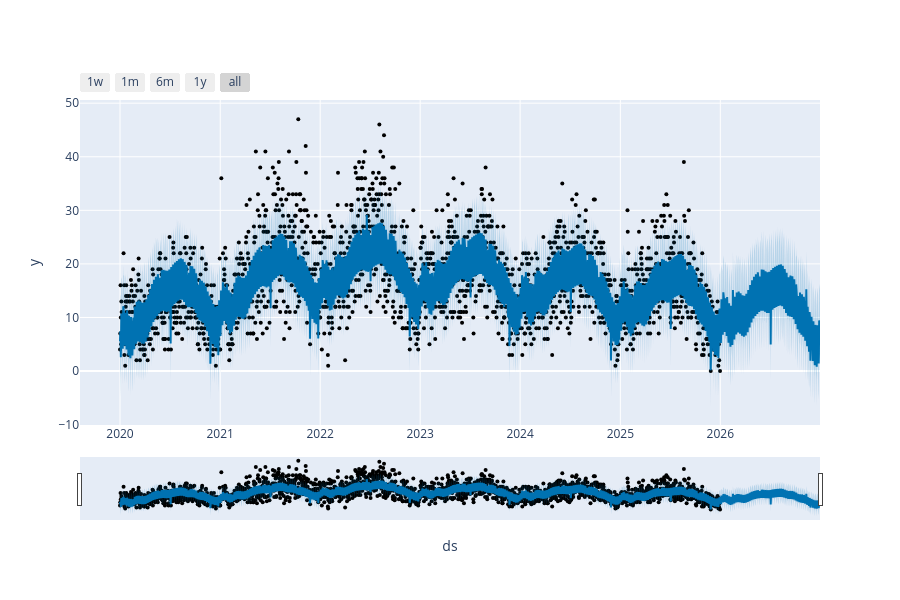
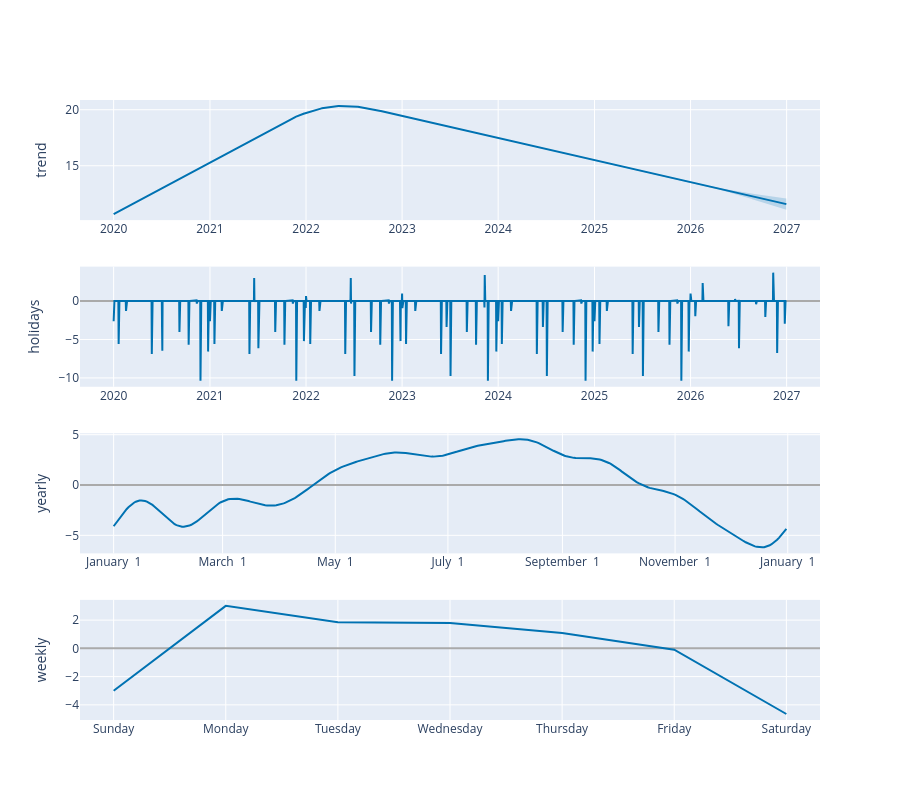

Notebook code cell kept with these figures, in order:
### Markdown cell above
## Fit using the Tuned Parameters

### Code cell
best_params = {'changepoint_prior_scale': 0.01, 'seasonality_prior_scale': 10}

m = Prophet(holidays=holidays,
            changepoint_prior_scale = best_params['changepoint_prior_scale'],
            seasonality_prior_scale = best_params['seasonality_prior_scale'],
            weekly_seasonality = True,
            seasonality_mode = 'additive')
m.add_country_holidays(country_name='US')
m.fit(df)
future = m.make_future_dataframe(periods=365)
forecast = m.predict(future)

# fig, ax = plt.subplots(figsize=(20, 6))  # make it wide
# m.plot(forecast, ax=ax)
# a = add_changepoints_to_plot(fig.gca(), m, forecast)

from prophet.plot import plot_plotly, plot_components_plotly

fig1 = plot_plotly(m, forecast)
fig1.show()

fig2 = plot_components_plotly(m, forecast)
fig2.show()

### Figure 1 — Plotly figure (JSON) as saved in the notebook; plotly's stock layout.template omitted (floating-point values rounded to 4 significant figures; data arrays with more than 128 entries replaced by an {"elided": "..."} marker saying what was removed)
{"data": [{"marker": {"color": "black", "size": 4}, "mode": "markers", "name": "Actual", "type": "scatter", "x": {"elided": "2192 str values"}, "y": {"elided": "2192 int values"}}, {"hoverinfo": "skip", "line": {"width": 0}, "mode": "lines", "type": "scatter", "x": {"elided": "2557 str values"}, "y": {"elided": "2557 float values"}}, {"fill": "tonexty", "fillcolor": "rgba(0, 114, 178, 0.2)", "line": {"color": "#0072B2", "width": 2}, "mode": "lines", "name": "Predicted", "type": "scatter", "x": {"elided": "2557 str values"}, "y": {"elided": "2557 float values"}}, {"fill": "tonexty", "fillcolor": "rgba(0, 114, 178, 0.2)", "hoverinfo": "skip", "line": {"width": 0}, "mode": "lines", "type": "scatter", "x": {"elided": "2557 str values"}, "y": {"elided": "2557 float values"}}], "layout": {"height": 600, "showlegend": false, "width": 900, "xaxis": {"rangeselector": {"buttons": [{"count": 7, "label": "1w", "step": "day", "stepmode": "backward"}, {"count": 1, "label": "1m", "step": "month", "stepmode": "backward"}, {"count": 6, "label": "6m", "step": "month", "stepmode": "backward"}, {"count": 1, "label": "1y", "step": "year", "stepmode": "backward"}, {"step": "all"}]}, "rangeslider": {"visible": true}, "title": {"text": "ds"}, "type": "date"}, "yaxis": {"title": {"text": "y"}}}}

### Figure 2 — Plotly figure (JSON) as saved in the notebook; plotly's stock layout.template omitted (floating-point values rounded to 4 significant figures; data arrays with more than 128 entries replaced by an {"elided": "..."} marker saying what was removed)
{"data": [{"line": {"color": "#0072B2", "width": 2}, "mode": "lines", "name": "trend", "type": "scatter", "x": {"elided": "2557 str values"}, "xaxis": "x", "y": {"elided": "2557 float values"}, "yaxis": "y"}, {"line": {"color": "rgba(0, 114, 178, 0.2)", "width": 0}, "mode": "lines", "name": "trend_upper", "type": "scatter", "x": {"elided": "2557 str values"}, "xaxis": "x", "y": {"elided": "2557 float values"}, "yaxis": "y"}, {"fill": "tonexty", "fillcolor": "rgba(0, 114, 178, 0.2)", "line": {"color": "rgba(0, 114, 178, 0.2)", "width": 0}, "mode": "lines", "name": "trend_lower", "type": "scatter", "x": {"elided": "2557 str values"}, "xaxis": "x", "y": {"elided": "2557 float values"}, "yaxis": "y"}, {"line": {"color": "#0072B2", "width": 2}, "mode": "lines", "name": "holidays", "text": {"elided": "2557 str values"}, "type": "scatter", "x": {"elided": "2557 str values"}, "xaxis": "x2", "y": {"elided": "2557 float values"}, "yaxis": "y2"}, {"line": {"color": "#0072B2", "width": 2}, "mode": "lines", "name": "yearly", "type": "scatter", "x": {"elided": "365 str values"}, "xaxis": "x3", "y": {"elided": "365 float values"}, "yaxis": "y3"}, {"line": {"color": "#0072B2", "width": 2}, "mode": "lines", "name": "weekly", "type": "scatter", "x": ["2017-01-01T00:00:00", "2017-01-02T00:00:00", "2017-01-03T00:00:00", "2017-01-04T00:00:00", "2017-01-05T00:00:00", "2017-01-06T00:00:00", "2017-01-07T00:00:00"], "xaxis": "x4", "y": [-3.003, 3.007, 1.852, 1.794, 1.086, -0.09051, -4.646], "yaxis": "y4"}], "layout": {"height": 800, "showlegend": false, "width": 900, "xaxis": {"anchor": "y", "domain": [0, 1], "range": ["2019-08-26T04:48:00", "2027-05-07T19:12:00"], "type": "date"}, "xaxis2": {"anchor": "y2", "domain": [0, 1], "range": ["2019-08-26T04:48:00", "2027-05-07T19:12:00"], "type": "date"}, "xaxis3": {"anchor": "y3", "domain": [0, 1], "range": ["2016-12-13T18:54:02.958904115", "2018-01-18T11:04:57.863013581"], "tickformat": "%B %e", "type": "date"}, "xaxis4": {"anchor": "y4", "domain": [0, 1], "range": ["2016-12-31T16:48:00", "2017-01-07T07:12:00"], "tickformat": "%A", "type": "date"}, "yaxis": {"anchor": "x", "domain": [0.8063, 1], "rangemode": "normal", "title": {"text": "trend"}, "zerolinecolor": "#AAA"}, "yaxis2": {"anchor": "x2", "domain": [0.5375, 0.7312], "rangemode": "tozero", "title": {"text": "holidays"}, "zerolinecolor": "#AAA"}, "yaxis3": {"anchor": "x3", "domain": [0.2687, 0.4625], "title": {"text": "yearly"}, "zerolinecolor": "#AAA"}, "yaxis4": {"anchor": "x4", "domain": [0, 0.1938], "title": {"text": "weekly"}, "zerolinecolor": "#AAA"}}}
